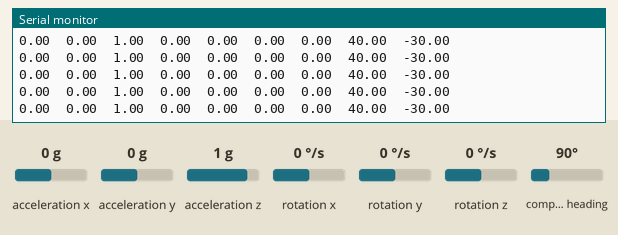
Recording of a sketch running on a simulated Arduino Nano 33 BLE. Parts: the last lines printed to the serial monitor. Inputs (shaded band) come from the test bench; at power-on: acceleration x 0 g, acceleration y 0 g, acceleration z 1 g, rotation x 0 °/s, rotation y 0 °/s, rotation z 0 °/s, compass heading 90°. Storage starts empty.

Above: at 1.2 s.
1.3 s: acceleration x set to -1.4 g
At 2.3 s:
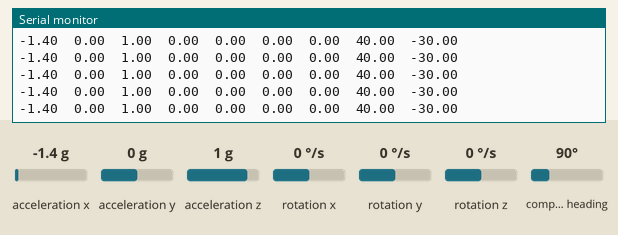
2.8 s: acceleration y set to -1.4 g
At 3.8 s:
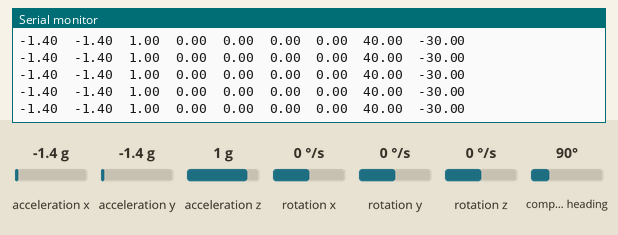
4.3 s: acceleration z set to -1.4 g
At 4.9 s:
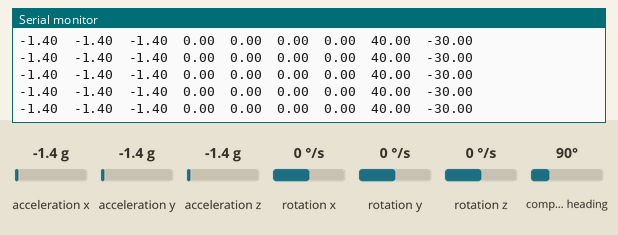
5.8 s: rotation x set to -192 °/s
At 6.9 s:
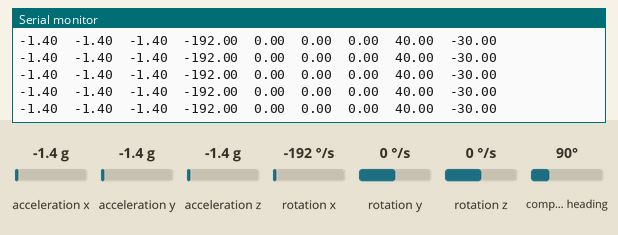
7.3 s: rotation y set to -192 °/s
At 8.0 s:
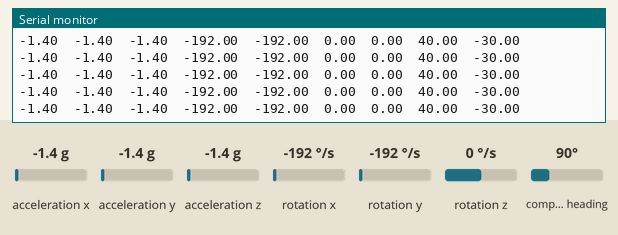

The sketch:

tester.ino
```cpp
#include <SPI.h>
#include <SD.h>
#include <Arduino_LSM9DS1.h>
#include <ArduinoBLE.h>

const int chipSelect = 10;
File dataFile, dataCSV;
unsigned long timetime;
void setup() {
  Serial.begin(9600);
  while (!Serial);
  Serial.println("Started");

  if (!IMU.begin()) {
    Serial.println("Failed to initialize IMU!");
    while (1);
  }
  if (!SD.begin(chipSelect)) {
    Serial.println("Card faied, or not present");
     while(1);

  }

  dataFile = SD.open("data_new.txt", FILE_WRITE);
  dataFile.close();
  Serial.println("Card initialized");

}

void loop() {
  float x, y, z, j, k, l, f, g, h;

  if (IMU.accelerationAvailable() && IMU.gyroscopeAvailable() && IMU.magneticFieldAvailable()) {
    IMU.readAcceleration(x, y, z);
    IMU.readGyroscope(j, k, l);
    IMU.readMagneticField(f, g, h);

    dataCSV = SD.open("data_new.csv", FILE_WRITE);
    dataFile = SD.open("data_new.txt", FILE_WRITE);
    String dataString = "";
    if (dataFile)
    {
      dataString += String(x) + '\t';
      dataString += String(y) + '\t';
      dataString += String(z) + '\t';
      dataString += String(j) + '\t';
      dataString += String(k) + '\t';
      dataString += String(l) + '\t';
      dataString += String(f) + '\t';
      dataString += String(g) + '\t';
      dataString += String(h) + '\t';
      dataCSV.println(dataString);
      dataFile.println(dataString);
      Serial.println(dataString);
    }

  }
  else
  {
    Serial.println("Unavailable info");
  }
  dataFile.close();
  dataCSV.close();
}
```

Measured:
- after the input at 1.3 s, the serial monitor: prints a new line at once (image 1)
- after the input at 2.8 s, the serial monitor: prints a new line at once (image 2)
- after the input at 4.3 s, the serial monitor: prints a new line at once (image 3)
- after the input at 5.8 s, the serial monitor: prints a new line at once (image 4)
- after the input at 7.3 s, the serial monitor: prints a new line at once (image 5)
